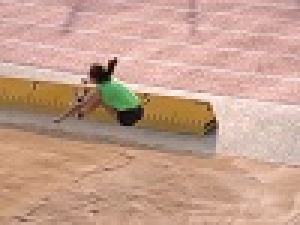
#> input picture RobotVision/dataset/hop_far/frame19.jpg, 100 x 75 px (shown 3 times larger)
$ python motion_vector.py   (older library calls are emulated)
#> lines starting #> are read from the running program, lines starting #| are printed output that depends on the picture; after the words box and inside, x2 and y2 are one past the last pixel; in counts of white or black regions, pixels touching at a corner belong together
import cv2 # cvtColor, imread, arrowedLine, imshow, waitKey
import numpy as np # gradient, stack, subtract, linalg.lstsq, linalg.norm, array, reshape, pad

neighbor_type = 0

def motion_vec(img0_src, img1_src):
    height = len(img0_src)
    width = len(img0_src[0])

    img0 = cv2.cvtColor(img0_src, cv2.COLOR_BGR2YCR_CB)
    img1 = cv2.cvtColor(img1_src, cv2.COLOR_BGR2YCR_CB)
    img0 = img0[:, :, 0]
    img1 = img1[:, :, 0]
    print('Source images')
    print('img 0')
    print(img0)
    print('img 1')
    print(img1)
    img0 = np.array(img0).astype(np.float)
    img1 = np.array(img1).astype(np.float)


    grad_y = np.gradient(img0, axis=0)
    grad_x = np.gradient(img0, axis=1)
    grad = np.stack([grad_y, grad_x], axis=-1)
    grad_t = np.subtract(img1, img0)
    print('gradient y, gradient x')
    print(grad)
    print('gradient t')
    print(grad_t)

    if neighbor_type == 0:
        grad_list = [
            grad[:-2, :-2], grad[:-2, 1:-1], grad[:-2, 2:],
            grad[1:-1, :-2], grad[1:-1, 1:-1], grad[1:-1, 2:],
            grad[2:, :-2], grad[2:, 1:-1], grad[2:, 2:]
        ]
    elif neighbor_type == 1:
        grad_list = [
            grad[:-2, 1:-1],
            grad[1:-1, :-2], grad[1:-1, 1:-1], grad[1:-1, 2:],
            grad[2:, 1:-1]
        ]

    mat_A = np.stack(grad_list, axis=2)
    print('Matrix A')
    print(mat_A)

    if neighbor_type == 0:
        grad_t_list = [
            grad_t[:-2, :-2], grad_t[:-2, 1:-1], grad_t[:-2, 2:],
            grad_t[1:-1, :-2], grad_t[1:-1, 1:-1], grad_t[1:-1, 2:],
            grad_t[2:, :-2], grad_t[2:, 1:-1], grad_t[2:, 2:]
        ]
    elif neighbor_type == 1:
        grad_t_list = [
            grad_t[:-2, 1:-1],
            grad_t[1:-1, :-2], grad_t[1:-1, 1:-1], grad_t[1:-1, 2:],
            grad_t[2:, 1:-1]
        ]

    vec_b = np.stack(grad_t_list, axis=2)
    vec_b = -vec_b
    print('Vector b')
    print(vec_b)

    m_vec_v = []
    m_vec_u = []

    for i in range(0, height-2):
        for j in range(0, width-2):
            v, u = np.linalg.lstsq(mat_A[i, j], vec_b[i, j], rcond=None)[0]
            m_vec_v.append(v)
            m_vec_u.append(u)
    m_vec_v = np.array(m_vec_v)
    m_vec_u = np.array(m_vec_u)
    m_vec_v = np.reshape(m_vec_v, (height-2, width-2))
    m_vec_u = np.reshape(m_vec_u, (height-2, width-2))
    m_vec_v = np.pad(m_vec_v, ((1, 1), (1, 1)), 'constant', constant_values=(0, 0))
    m_vec_u = np.pad(m_vec_u, ((1, 1), (1, 1)), 'constant', constant_values=(0, 0))

    m_vec = np.stack([m_vec_v, m_vec_u], axis=2)
    print('Motion Vector')
    print(m_vec)
    return m_vec


def info_change_rate_m_vec(img0_src, img1_src, m_vec):
    feat0 = np.reshape(img0_src, (-1, 3))
    feat1 = np.reshape(img1_src, (-1, 3))
    new_feat = np.concatenate([img0_src, m_vec], axis=-1)
    new_feat = np.reshape(new_feat, (-1, 5))
    mean_feat0 = np.mean(feat0, axis=0)
    mean_feat1 = np.mean(feat1, axis=0)
    mean_new_feat = np.mean(new_feat, axis=0)
    mean_squared_diff0 = np.mean(np.square(np.linalg.norm(feat0 - mean_feat0)))
    mean_squared_diff1 = np.mean(np.square(np.linalg.norm(feat1 - mean_feat1)))
    mean_mean_sd = (mean_squared_diff0+mean_squared_diff1)/2
    mean_squared_diff_new = np.mean(np.square(np.linalg.norm(new_feat - mean_new_feat)))
    return mean_squared_diff_new/mean_mean_sd


if __name__=='__main__':
    img0_path = './dataset/hop_far/frame19.jpg'
    img1_path = './dataset/hop_far/frame20.jpg'
    img0_src = cv2.imread(img0_path)
#> img0_src is the input picture: shape (75, 100, 3); mean B, G, R 143.3, 161.1, 198.4
    img1_src = cv2.imread(img1_path)
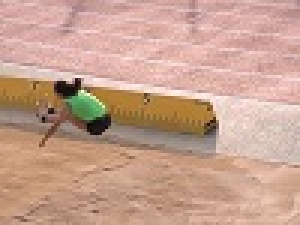
#> input picture RobotVision/dataset/hop_far/frame20.jpg, 100 x 75 px (shown 3 times larger)
#> img1_src is the input picture: shape (75, 100, 3); mean B, G, R 143.6, 161.6, 199.4
    height = len(img0_src)
#> height = 75
    width = len(img0_src[0])
#> width = 100

    m_vec = motion_vec(img0_src, img1_src)
#> in motion_vec, `height = len(img0_src)`: height = 75
#> in motion_vec, `width = len(img0_src[0])`: width = 100
#> in motion_vec, `img0 = cv2.cvtColor(img0_src, cv2.COLOR_BGR2YCR_CB)`: img0: shape (75, 100, 3); mean of channels 0, 1, 2 170.2, 148.1, 112.8
#> in motion_vec, `img1 = cv2.cvtColor(img1_src, cv2.COLOR_BGR2YCR_CB)`: img1: shape (75, 100, 3); mean of channels 0, 1, 2 170.9, 148.4, 112.6
#> in motion_vec, `img1 = img1[:, :, 0]`:
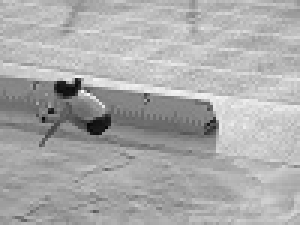
#> img1: shape (75, 100) (shown 3 times larger); min 7, max 248, mean 170.9
#> (printed output is left out)
#> (printed output is left out)
#> in motion_vec, `grad_y = np.gradient(img0, axis=0)`:
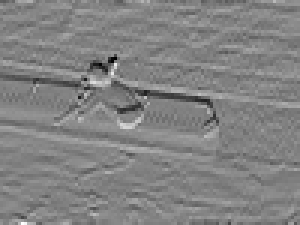
#> grad_y: shape (75, 100) float64 (shown 3 times larger); min -96, max 91, mean -0.1; drawn with min black and max white
#> in motion_vec, `grad_t = np.subtract(img1, img0)`:
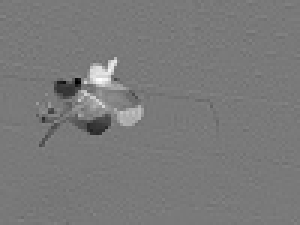
#> grad_t: shape (75, 100) float64 (shown 3 times larger); min -198, max 217, mean 0.7; drawn with min black and max white
#> (printed output is left out)
#> (printed output is left out)
#> (printed output is left out)
#> (printed output is left out)
#> after the loop in motion_vec, `for i in range(0, height-2):`: m_vec_u = 7154 values, max 30.81 at index 4143, min -40.78 at index 2861, mean 0.0541; m_vec_v = 7154 values, max 31.03 at index 2862, min -10.44 at index 3264, mean -0.0348
#> in motion_vec, `m_vec_v = np.reshape(m_vec_v, (height-2, width-2))`:
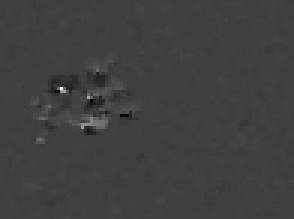
#> m_vec_v: shape (73, 98) float64 (shown 3 times larger); min -10.44, max 31.03, mean 0; drawn with min black and max white
#> in motion_vec, `m_vec_u = np.reshape(m_vec_u, (height-2, width-2))`:
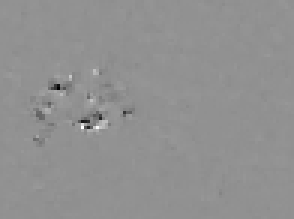
#> m_vec_u: shape (73, 98) float64 (shown 3 times larger); min -40.78, max 30.81, mean 0.1; drawn with min black and max white

    threshold = 16
    color = (255, 0, 0)
    thickness = 1
    for i in range(1, height-1):
        for j in range(1, width-1):
            if 0 <= i + m_vec[i, j, 0] < height and 0 <= j + m_vec[i, j, 1] < width:
                if np.linalg.norm(m_vec[i, j]) >= threshold:
                    img_result = cv2.arrowedLine(img0_src, (i, j), (int(i + m_vec[i, j, 0]), int(j + m_vec[i, j, 1])), color, thickness)
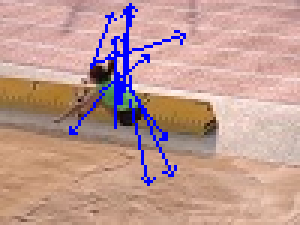
#> img0_src: shape (75, 100, 3) (shown 3 times larger); 3.93% of pixels changed, all inside (x1, y1, x2, y2) = (23, 1, 62, 62)

    information_change_rate = info_change_rate_m_vec(img0_src, img1_src, m_vec)
#> in info_change_rate_m_vec, `mean_feat0 = np.mean(feat0, axis=0)`: mean_feat0 = [147.9, 154.8, 191.2]
#> in info_change_rate_m_vec, `mean_feat1 = np.mean(feat1, axis=0)`: mean_feat1 = [143.6, 161.6, 199.4]
#> in info_change_rate_m_vec, `mean_new_feat = np.mean(new_feat, axis=0)`: mean_new_feat = [147.9, 154.8, 191.2, -0.0332, 0.0516]
#> in info_change_rate_m_vec, `mean_squared_diff0 = np.mean(np.square(np.linalg.norm(feat0 - mean_fea..`: mean_squared_diff0 = 49691314.8
#> in info_change_rate_m_vec, `mean_squared_diff1 = np.mean(np.square(np.linalg.norm(feat1 - mean_fea..`: mean_squared_diff1 = 29762491.1
#> in info_change_rate_m_vec, `mean_mean_sd = (mean_squared_diff0+mean_squared_diff1)/2`: mean_mean_sd = 39726902.9
#> in info_change_rate_m_vec, `mean_squared_diff_new = np.mean(np.square(np.linalg.norm(new_feat - me..`: mean_squared_diff_new = 49722388.8
#> information_change_rate = 1.25
    print('information change rate:', information_change_rate)

    cv2.imshow('motion vector', img_result)
    cv2.waitKey()
